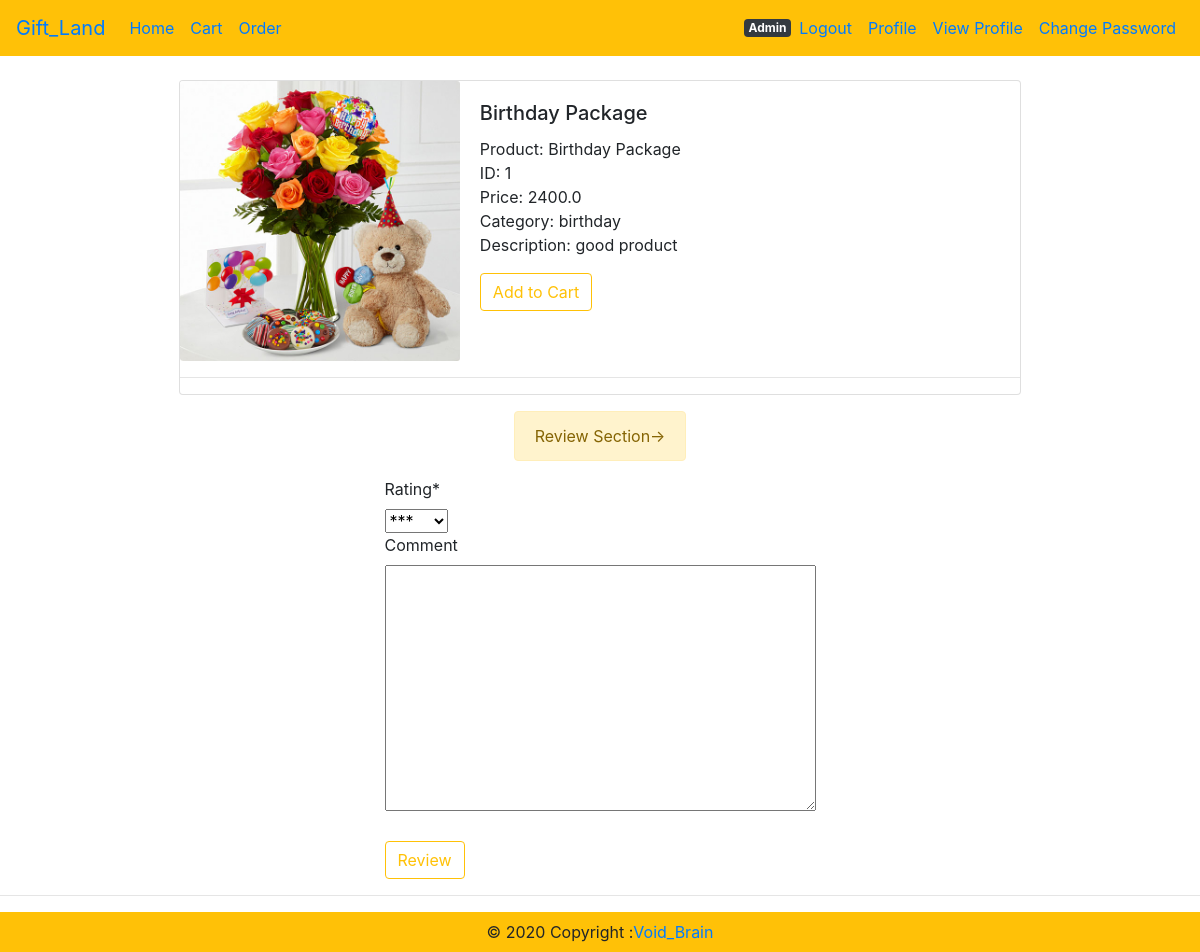
The page /review/1 (signed in) on the database its author committed.
### Product/models.py (models this page shows, shortened)
class Product(models.Model):
    p_id=models.IntegerField(default=0)
    p_name=models.CharField(max_length=100)
    p_price=models.FloatField(blank=True)
    description=models.TextField(blank=True)
    category=models.CharField(max_length=100)
    p_image=models.ImageField(upload_to='product/images')
    reviews = models.ManyToManyField(Review)

### Product/views.py (the view, shortened to what this page needs)
# urls.py: path('review/<int:product_id>',Product_view.ProductReview, name='review'),
def ProductReview(request,product_id):
    review_done=False
    detail=get_object_or_404(Product,id=product_id)
    userlist = detail.reviews.filter(user=request.user)
    print(userlist,len(userlist))
    if len(userlist)!=0:
        review_done=True
    form = ReviewForm()
    context = {
        'detail':detail,
        'form':form,
        'review_done':review_done,
    }
    return render(request,'ProductHtml/review.html',context)

### Product/forms.py
class ReviewForm(forms.ModelForm):
    class Meta:
        model= Review
        fields=('rating','comment')

### templates/ProductHtml/review.html (shortened to what this page needs)
{% extends 'base.html' %}
{% load static %}
{% load crispy_forms_tags %}
{% block content %}
<br>
<div class="col d-flex justify-content-center">
<div class="card mb-3" style="max-width: 900px;">
    <div class="row no-gutters">
      <div class="col mx-auto ">
        <img src="{{detail.p_image.url }}" class="card-img" alt="...">
      </div>
      <div class="col-md-8">
        <div class="card-body">
          <h5 class="card-title">{{detail.p_name}}</h5>
          <p class="card-text">
            Product: {{ detail.p_name }} <br>
            ID: {{ detail.p_id }} <br>
            Price: {{ detail.p_price }} <br>
            Category: {{ detail.category }} <br>
            Description: {{ detail.description }} <br>
          </p>
          <a href="{% url 'update-cart' detail.id %}">
            <button type="submit" class="btn btn-outline-warning">Add to Cart</button>
          </a>
        </div>
      </div>
    </div>
    <hr>
  </div>
</div>
  <div class="col d-flex justify-content-center">
    <div class="alert alert-warning" role="alert">
      Review Section->
    </div>
    </div>
<div class="col d-flex justify-content-center">
    {% if review_done == False %}
    <form method="POST">
        {{ form | crispy }}<br>
        <button type="submit" class="btn btn-outline-warning">Review</button>
    </form>
    {% else %}
    <div class="alert alert-warning" role="alert">
        You have already submitted a review
    </div>
    {% endif %}
</div>
<hr>
  {% endblock %}

### templates/base.html (shortened to what this page needs)
<!doctype html>
<html lang="en">
  <head>
    <link rel="stylesheet" href="https://stackpath.bootstrapcdn.com/bootstrap/4.5.2/css/bootstrap.min.css">
  </head>
  <body>
<nav class="navbar navbar-expand-lg navbar-transparent bg-warning">
	<a class="navbar-brand" href="#">Gift_Land</a>
	<div class="collapse navbar-collapse" id="navbarSupportedContent">
	  <ul class="navbar-nav mr-auto">
		<li class="nav-item active">
		  <a class="nav-link" href="/">Home <span class="sr-only">(current)</span></a>
        </li>
        <li class="nav-item active">
            <a class="nav-link" href="/cart">Cart<span class="sr-only">(current)</span></a>
        </li>
        <li class="nav-item active">
            <a class="nav-link" href="/orders">Order<span class="sr-only">(current)</span></a>
		</li>
	  </ul>
	{% if user.is_authenticated %}
	    <span class="badge badge-dark">{{user.username}}</span>
	<ul class="navbar-nav  my-2 my-lg-0">
		<li class="nav-item active">
		  <a class="nav-link" href="/account/logout">Logout<span class="sr-only">(current)</span></a>
		</li>
        <li class="nav-item">
			<a class="nav-link" href="/profile">Profile</a>
		  </li>
		  <li class="nav-item">
			<a class="nav-link" href="/profileview">View Profile</a>
		  </li>
        <li class="nav-item">
			<a class="nav-link" href="/account/password_change">Change Password</a>
		</li>
	</ul>
	{% endif %}
	</div>
  </nav>
  {% block content %}
  {% endblock %}
<footer class="navbar navbar-expand-lg navbar-transparent bg-warning">
    <div class="col d-flex justify-content-center">© 2020 Copyright :
      <a href="https://dasanik70.blogspot.com/"> Void_Brain</a>
    </div>
  </footer>
  </body>
</html>

### rows shown on the page
Product: p_image (picture), p_name "Birthday Package", p_id "1", p_price "2400.0", category "birthday", description "good product"

### other values the page prints
{{ user.username }} "Admin"
